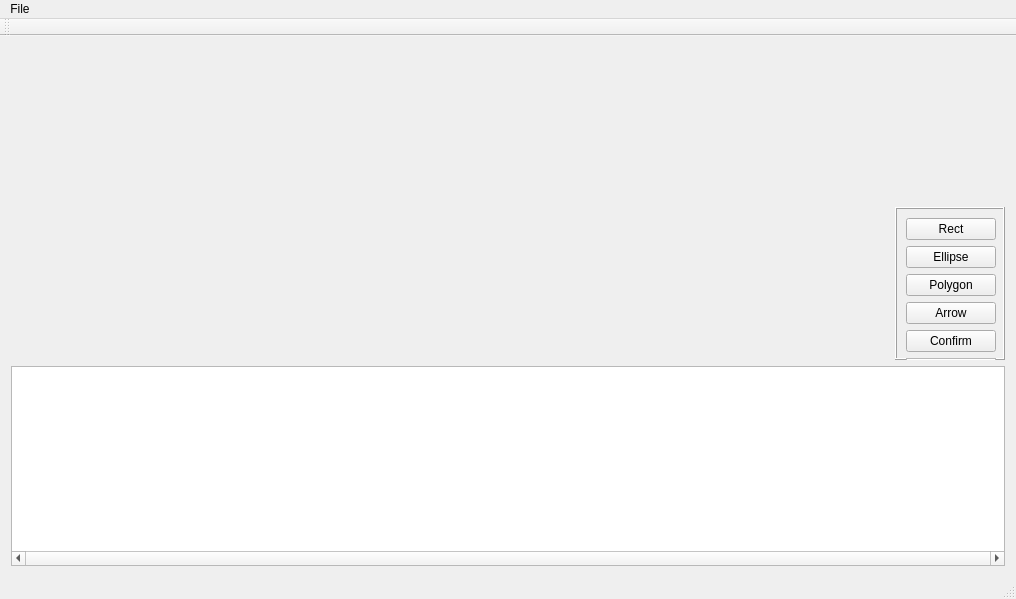
<?xml version="1.0" encoding="UTF-8"?>
<ui version="4.0">
 <class>Viewer</class>
 <widget class="QMainWindow" name="Viewer">
  <property name="geometry">
   <rect>
    <x>0</x>
    <y>0</y>
    <width>1016</width>
    <height>599</height>
   </rect>
  </property>
  <property name="windowTitle">
   <string>Viewer</string>
  </property>
  <property name="animated">
   <bool>true</bool>
  </property>
  <widget class="QWidget" name="centralWidget">
   <layout class="QGridLayout" name="gridLayout_2">
    <item row="1" column="1">
     <widget class="QSplitter" name="splitter">
      <property name="orientation">
       <enum>Qt::Horizontal</enum>
      </property>
      <property name="handleWidth">
       <number>0</number>
      </property>
      <widget class="QWidget" name="gridLayoutWidget">
       <layout class="QGridLayout" name="gridLayout"/>
      </widget>
      <widget class="QFrame" name="frame">
       <property name="sizePolicy">
        <sizepolicy hsizetype="Minimum" vsizetype="Preferred">
         <horstretch>0</horstretch>
         <verstretch>0</verstretch>
        </sizepolicy>
       </property>
       <property name="maximumSize">
        <size>
         <width>110</width>
         <height>16777215</height>
        </size>
       </property>
       <property name="frameShape">
        <enum>QFrame::Box</enum>
       </property>
       <property name="frameShadow">
        <enum>QFrame::Raised</enum>
       </property>
       <widget class="QWidget" name="layoutWidget">
        <property name="geometry">
         <rect>
          <x>0</x>
          <y>0</y>
          <width>112</width>
          <height>382</height>
         </rect>
        </property>
        <layout class="QVBoxLayout" name="verticalLayout">
         <item>
          <widget class="QPushButton" name="rectButton">
           <property name="maximumSize">
            <size>
             <width>110</width>
             <height>16777215</height>
            </size>
           </property>
           <property name="text">
            <string>Rect</string>
           </property>
          </widget>
         </item>
         <item>
          <widget class="QPushButton" name="ellipseButton">
           <property name="maximumSize">
            <size>
             <width>110</width>
             <height>16777215</height>
            </size>
           </property>
           <property name="text">
            <string>Ellipse</string>
           </property>
          </widget>
         </item>
         <item>
          <widget class="QPushButton" name="polygonButton">
           <property name="maximumSize">
            <size>
             <width>110</width>
             <height>16777215</height>
            </size>
           </property>
           <property name="text">
            <string>Polygon</string>
           </property>
          </widget>
         </item>
         <item>
          <widget class="QPushButton" name="arrowButton">
           <property name="maximumSize">
            <size>
             <width>110</width>
             <height>16777215</height>
            </size>
           </property>
           <property name="text">
            <string>Arrow</string>
           </property>
          </widget>
         </item>
         <item>
          <widget class="QPushButton" name="confirmButton">
           <property name="maximumSize">
            <size>
             <width>110</width>
             <height>16777215</height>
            </size>
           </property>
           <property name="text">
            <string>Confirm</string>
           </property>
          </widget>
         </item>
         <item>
          <widget class="QListWidget" name="listWidget">
           <property name="maximumSize">
            <size>
             <width>110</width>
             <height>16777215</height>
            </size>
           </property>
          </widget>
         </item>
         <item>
          <layout class="QHBoxLayout" name="horizontalLayout">
           <item>
            <widget class="QToolButton" name="toolButton_2">
             <property name="text">
              <string>Add</string>
             </property>
            </widget>
           </item>
           <item>
            <widget class="QToolButton" name="toolButton">
             <property name="text">
              <string>Rem</string>
             </property>
            </widget>
           </item>
          </layout>
         </item>
         <item>
          <widget class="QFrame" name="frame_2">
           <property name="sizePolicy">
            <sizepolicy hsizetype="Preferred" vsizetype="Expanding">
             <horstretch>0</horstretch>
             <verstretch>0</verstretch>
            </sizepolicy>
           </property>
           <property name="frameShape">
            <enum>QFrame::NoFrame</enum>
           </property>
           <property name="frameShadow">
            <enum>QFrame::Raised</enum>
           </property>
          </widget>
         </item>
        </layout>
       </widget>
      </widget>
     </widget>
    </item>
    <item row="0" column="1">
     <layout class="QGridLayout" name="previewLayout"/>
    </item>
    <item row="2" column="1">
     <widget class="QListWidget" name="imageListWidget">
      <property name="minimumSize">
       <size>
        <width>0</width>
        <height>200</height>
       </size>
      </property>
      <property name="maximumSize">
       <size>
        <width>16777215</width>
        <height>200</height>
       </size>
      </property>
      <property name="verticalScrollBarPolicy">
       <enum>Qt::ScrollBarAlwaysOff</enum>
      </property>
      <property name="horizontalScrollBarPolicy">
       <enum>Qt::ScrollBarAlwaysOn</enum>
      </property>
      <property name="flow">
       <enum>QListView::LeftToRight</enum>
      </property>
     </widget>
    </item>
    <item row="0" column="0" rowspan="3">
     <layout class="QGridLayout" name="compareLayout"/>
    </item>
   </layout>
  </widget>
  <widget class="QMenuBar" name="menuBar">
   <property name="geometry">
    <rect>
     <x>0</x>
     <y>0</y>
     <width>1016</width>
     <height>21</height>
    </rect>
   </property>
   <widget class="QMenu" name="menuFile">
    <property name="title">
     <string>File</string>
    </property>
    <addaction name="actionPrepare_Image"/>
    <addaction name="actionLoad_Images"/>
    <addaction name="actionLoad_Images_2"/>
   </widget>
   <addaction name="menuFile"/>
  </widget>
  <widget class="QToolBar" name="mainToolBar">
   <attribute name="toolBarArea">
    <enum>TopToolBarArea</enum>
   </attribute>
   <attribute name="toolBarBreak">
    <bool>false</bool>
   </attribute>
  </widget>
  <widget class="QStatusBar" name="statusBar"/>
  <action name="actionPrepare_Image">
   <property name="text">
    <string>Prepare Image</string>
   </property>
  </action>
  <action name="actionLoad_Images">
   <property name="text">
    <string>Load Main Image</string>
   </property>
  </action>
  <action name="actionLoad_Images_2">
   <property name="text">
    <string>Load Images</string>
   </property>
  </action>
 </widget>
 <layoutdefault spacing="6" margin="11"/>
 <resources/>
 <connections/>
</ui>
